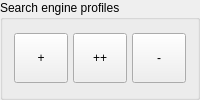
      <widget class="QGroupBox" name="groupSearshEngineProfile">
       <property name="sizePolicy">
        <sizepolicy hsizetype="Fixed" vsizetype="Preferred">
         <horstretch>0</horstretch>
         <verstretch>0</verstretch>
        </sizepolicy>
       </property>
       <property name="minimumSize">
        <size>
         <width>200</width>
         <height>0</height>
        </size>
       </property>
       <property name="maximumSize">
        <size>
         <width>220</width>
         <height>16777215</height>
        </size>
       </property>
       <property name="title">
        <string>Search engine profiles</string>
       </property>
       <property name="flat">
        <bool>false</bool>
       </property>
       <layout class="QVBoxLayout" name="verticalLayout_4">
        <item>
         <layout class="QHBoxLayout" name="horizontalLayout_2">
          <property name="spacing">
           <number>5</number>
          </property>
          <item>
           <widget class="QToolButton" name="toolButtonAdd">
            <property name="sizePolicy">
             <sizepolicy hsizetype="Expanding" vsizetype="Fixed">
              <horstretch>0</horstretch>
              <verstretch>0</verstretch>
             </sizepolicy>
            </property>
            <property name="minimumSize">
             <size>
              <width>0</width>
              <height>50</height>
             </size>
            </property>
            <property name="maximumSize">
             <size>
              <width>16777215</width>
              <height>50</height>
             </size>
            </property>
            <property name="baseSize">
             <size>
              <width>0</width>
              <height>0</height>
             </size>
            </property>
            <property name="toolTip">
             <string>Add new profile</string>
            </property>
            <property name="text">
             <string>+</string>
            </property>
            <property name="icon">
             <iconset resource="MainResource.qrc">
              <normaloff>:/Main/FindEngineProfileAdd.png</normaloff>:/Main/FindEngineProfileAdd.png</iconset>
            </property>
            <property name="iconSize">
             <size>
              <width>36</width>
              <height>36</height>
             </size>
            </property>
           </widget>
          </item>
          <item>
           <widget class="QToolButton" name="toolButtonAddCopy">
            <property name="sizePolicy">
             <sizepolicy hsizetype="Expanding" vsizetype="Fixed">
              <horstretch>0</horstretch>
              <verstretch>0</verstretch>
             </sizepolicy>
            </property>
            <property name="minimumSize">
             <size>
              <width>0</width>
              <height>50</height>
             </size>
            </property>
            <property name="maximumSize">
             <size>
              <width>16777215</width>
              <height>50</height>
             </size>
            </property>
            <property name="toolTip">
             <string>&lt;!DOCTYPE HTML PUBLIC &quot;-//W3C//DTD HTML 4.0//EN&quot; &quot;http://www.w3.org/TR/REC-html40/strict.dtd&quot;&gt;
&lt;html&gt;&lt;head&gt;&lt;meta name=&quot;qrichtext&quot; content=&quot;1&quot; /&gt;&lt;style type=&quot;text/css&quot;&gt;
p, li { white-space: pre-wrap; }
&lt;/style&gt;&lt;/head&gt;&lt;body style=&quot; font-family:'MS Shell Dlg 2'; font-size:8.25pt; font-weight:400; font-style:normal;&quot;&gt;
&lt;p style=&quot; margin-top:0px; margin-bottom:0px; margin-left:0px; margin-right:0px; -qt-block-indent:0; text-indent:0px;&quot;&gt;&lt;a name=&quot;result_box&quot;&gt;&lt;/a&gt;Add a new profile by copying the current&lt;/p&gt;&lt;/body&gt;&lt;/html&gt;</string>
            </property>
            <property name="text">
             <string>++</string>
            </property>
            <property name="icon">
             <iconset resource="MainResource.qrc">
              <normaloff>:/Main/SerachProfileCopy.png</normaloff>:/Main/SerachProfileCopy.png</iconset>
            </property>
            <property name="iconSize">
             <size>
              <width>36</width>
              <height>36</height>
             </size>
            </property>
           </widget>
          </item>
          <item>
           <widget class="QToolButton" name="toolButtonRemove">
            <property name="sizePolicy">
             <sizepolicy hsizetype="Expanding" vsizetype="Fixed">
              <horstretch>0</horstretch>
              <verstretch>0</verstretch>
             </sizepolicy>
            </property>
            <property name="minimumSize">
             <size>
              <width>0</width>
              <height>50</height>
             </size>
            </property>
            <property name="maximumSize">
             <size>
              <width>16777215</width>
              <height>50</height>
             </size>
            </property>
            <property name="toolTip">
             <string>Delete profile</string>
            </property>
            <property name="text">
             <string>-</string>
            </property>
            <property name="icon">
             <iconset resource="MainResource.qrc">
              <normaloff>:/Main/FindEngineProfileDel.png</normaloff>:/Main/FindEngineProfileDel.png</iconset>
            </property>
            <property name="iconSize">
             <size>
              <width>36</width>
              <height>36</height>
             </size>
            </property>
           </widget>
          </item>
         </layout>
        </item>
       </layout>
      </widget>
